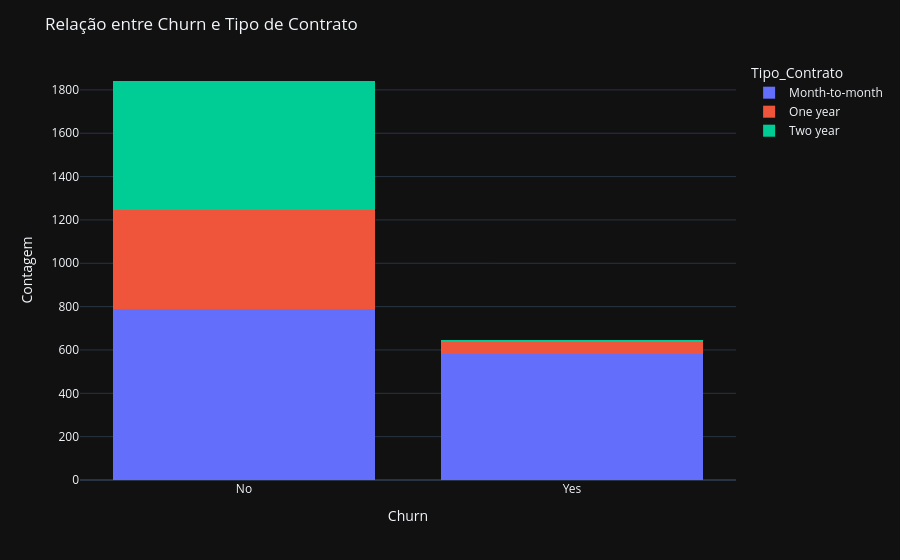

Notebook code cell kept with this figure:
### Markdown cell above
Temos maior chance de pessoas que não possuem dependentes darem churn.

### Code cell
fig = px.histogram(df, x='Churn', color='Tipo_Contrato', barmode='stack')

fig.update_layout(title='Relação entre Churn e Tipo de Contrato',
                  xaxis_title='Churn',
                  yaxis_title='Contagem',
                  legend_title='Tipo_Contrato')
fig.show()

### Figure 1 — Plotly figure (JSON) as saved in the notebook; plotly's stock layout.template omitted (floating-point values rounded to 4 significant figures; data arrays with more than 128 entries replaced by an {"elided": "..."} marker saying what was removed)
{"data": [{"bingroup": "x", "hovertemplate": "Tipo_Contrato=Month-to-month<br>Churn=%{x}<br>count=%{y}<extra></extra>", "legendgroup": "Month-to-month", "marker": {"color": "#636efa", "pattern": {"shape": ""}}, "name": "Month-to-month", "orientation": "v", "showlegend": true, "x": {"elided": "1369 str values"}, "xaxis": "x", "yaxis": "y", "type": "histogram"}, {"bingroup": "x", "hovertemplate": "Tipo_Contrato=One year<br>Churn=%{x}<br>count=%{y}<extra></extra>", "legendgroup": "One year", "marker": {"color": "#EF553B", "pattern": {"shape": ""}}, "name": "One year", "orientation": "v", "showlegend": true, "x": {"elided": "517 str values"}, "xaxis": "x", "yaxis": "y", "type": "histogram"}, {"bingroup": "x", "hovertemplate": "Tipo_Contrato=Two year<br>Churn=%{x}<br>count=%{y}<extra></extra>", "legendgroup": "Two year", "marker": {"color": "#00cc96", "pattern": {"shape": ""}}, "name": "Two year", "orientation": "v", "showlegend": true, "x": {"elided": "602 str values"}, "xaxis": "x", "yaxis": "y", "type": "histogram"}], "layout": {"xaxis": {"anchor": "y", "domain": [0.0, 1.0], "title": {"text": "Churn"}}, "yaxis": {"anchor": "x", "domain": [0.0, 1.0], "title": {"text": "Contagem"}}, "legend": {"title": {"text": "Tipo_Contrato"}, "tracegroupgap": 0}, "margin": {"t": 60}, "barmode": "stack", "title": {"text": "Relação entre Churn e Tipo de Contrato"}}}
